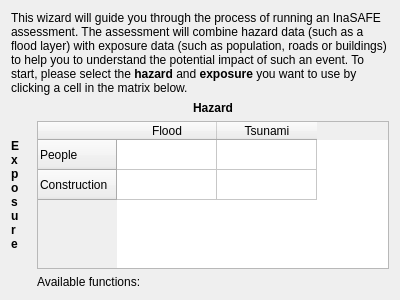
<?xml version="1.0" encoding="UTF-8"?>
<ui version="4.0">
 <class>pgFcConstraints1</class>
 <widget class="QWidget" name="pgFcConstraints1">
  <property name="geometry">
   <rect>
    <x>0</x>
    <y>0</y>
    <width>400</width>
    <height>300</height>
   </rect>
  </property>
  <property name="sizePolicy">
   <sizepolicy hsizetype="MinimumExpanding" vsizetype="MinimumExpanding">
    <horstretch>0</horstretch>
    <verstretch>0</verstretch>
   </sizepolicy>
  </property>
  <layout class="QGridLayout" name="gridLayout_10">
   <item row="0" column="0" colspan="4">
    <widget class="QLabel" name="lblSelectFunction1">
     <property name="sizePolicy">
      <sizepolicy hsizetype="Preferred" vsizetype="Preferred">
       <horstretch>0</horstretch>
       <verstretch>0</verstretch>
      </sizepolicy>
     </property>
     <property name="baseSize">
      <size>
       <width>0</width>
       <height>0</height>
      </size>
     </property>
     <property name="styleSheet">
      <string notr="true">font: 11pt &quot;Ubuntu&quot;;</string>
     </property>
     <property name="text">
      <string>&lt;html&gt;&lt;head/&gt;&lt;body&gt;&lt;p&gt;This wizard will guide you through the process of running an InaSAFE assessment. The assessment will combine hazard data (such as a flood layer) with exposure data (such as population, roads or buildings) to help you to understand the potential impact of such an event. To start, please select the &lt;b&gt;hazard&lt;/b&gt; and &lt;b&gt;exposure&lt;/b&gt; you want to use by clicking a cell in the matrix below.&lt;/p&gt;&lt;/body&gt;&lt;/html&gt;</string>
     </property>
     <property name="alignment">
      <set>Qt::AlignLeading|Qt::AlignLeft|Qt::AlignTop</set>
     </property>
     <property name="wordWrap">
      <bool>true</bool>
     </property>
    </widget>
   </item>
   <item row="1" column="2">
    <widget class="QLabel" name="label">
     <property name="text">
      <string>&lt;b&gt;Hazard&lt;/b&gt;</string>
     </property>
     <property name="alignment">
      <set>Qt::AlignCenter</set>
     </property>
    </widget>
   </item>
   <item row="2" column="0">
    <widget class="QLabel" name="label_3">
     <property name="sizePolicy">
      <sizepolicy hsizetype="Minimum" vsizetype="Preferred">
       <horstretch>0</horstretch>
       <verstretch>0</verstretch>
      </sizepolicy>
     </property>
     <property name="maximumSize">
      <size>
       <width>20</width>
       <height>16777215</height>
      </size>
     </property>
     <property name="text">
      <string>&lt;b&gt;E&lt;br/&gt;x&lt;br/&gt;p&lt;br/&gt;o&lt;br/&gt;s&lt;br/&gt;u&lt;br/&gt;r&lt;br/&gt;e&lt;/b&gt;</string>
     </property>
    </widget>
   </item>
   <item row="2" column="1" colspan="3">
    <widget class="QTableWidget" name="tblFunctions1">
     <property name="sizePolicy">
      <sizepolicy hsizetype="MinimumExpanding" vsizetype="MinimumExpanding">
       <horstretch>0</horstretch>
       <verstretch>0</verstretch>
      </sizepolicy>
     </property>
     <property name="editTriggers">
      <set>QAbstractItemView::NoEditTriggers</set>
     </property>
     <property name="tabKeyNavigation">
      <bool>false</bool>
     </property>
     <property name="showDropIndicator" stdset="0">
      <bool>false</bool>
     </property>
     <property name="dragDropOverwriteMode">
      <bool>false</bool>
     </property>
     <property name="selectionMode">
      <enum>QAbstractItemView::SingleSelection</enum>
     </property>
     <row>
      <property name="text">
       <string>People</string>
      </property>
     </row>
     <row>
      <property name="text">
       <string>Construction</string>
      </property>
     </row>
     <column>
      <property name="text">
       <string>Flood</string>
      </property>
     </column>
     <column>
      <property name="text">
       <string>Tsunami</string>
      </property>
     </column>
    </widget>
   </item>
   <item row="3" column="1" colspan="3">
    <widget class="QLabel" name="lblAvailableFunctions1">
     <property name="sizePolicy">
      <sizepolicy hsizetype="MinimumExpanding" vsizetype="Minimum">
       <horstretch>0</horstretch>
       <verstretch>0</verstretch>
      </sizepolicy>
     </property>
     <property name="minimumSize">
      <size>
       <width>0</width>
       <height>0</height>
      </size>
     </property>
     <property name="text">
      <string>Available functions:</string>
     </property>
     <property name="alignment">
      <set>Qt::AlignLeading|Qt::AlignLeft|Qt::AlignTop</set>
     </property>
     <property name="wordWrap">
      <bool>true</bool>
     </property>
    </widget>
   </item>
  </layout>
 </widget>
 <resources/>
 <connections/>
</ui>
